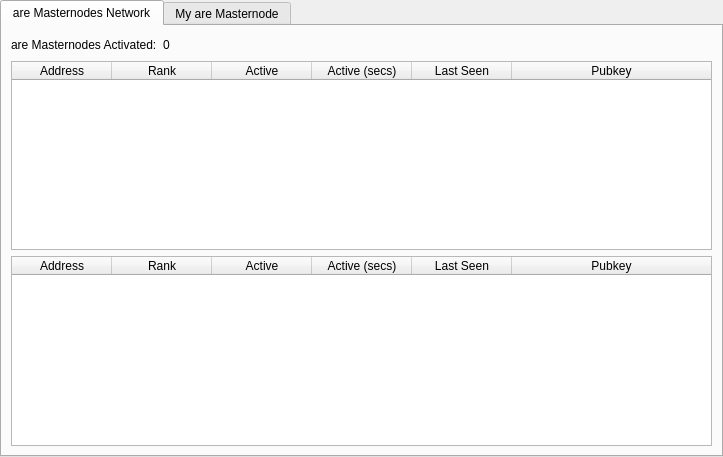
<?xml version="1.0" encoding="UTF-8"?>
<ui version="4.0">
 <class>MasternodeManager</class>
 <widget class="QWidget" name="MasternodeManager">
  <property name="geometry">
   <rect>
    <x>0</x>
    <y>0</y>
    <width>723</width>
    <height>457</height>
   </rect>
  </property>
  <property name="windowTitle">
   <string>Form</string>
  </property>
  <layout class="QVBoxLayout" name="topLayout">
   <property name="leftMargin">
    <number>0</number>
   </property>
   <property name="topMargin">
    <number>0</number>
   </property>
   <property name="rightMargin">
    <number>0</number>
   </property>
   <property name="bottomMargin">
    <number>0</number>
   </property>
   <item>
    <layout class="QVBoxLayout" name="verticalLayout">
     <property name="bottomMargin">
      <number>0</number>
     </property>
     <item>
      <widget class="QTabWidget" name="tabWidget">
       <property name="currentIndex">
        <number>0</number>
       </property>
       <widget class="QWidget" name="tab">
        <attribute name="title">
         <string>are Masternodes Network</string>
        </attribute>
        <layout class="QGridLayout" name="gridLayout">
         <item row="1" column="0">
          <widget class="QTableWidget" name="tableWidget">
           <property name="editTriggers">
            <set>QAbstractItemView::NoEditTriggers</set>
           </property>
           <property name="alternatingRowColors">
            <bool>true</bool>
           </property>
           <property name="selectionBehavior">
            <enum>QAbstractItemView::SelectRows</enum>
           </property>
           <attribute name="horizontalHeaderStretchLastSection">
            <bool>true</bool>
           </attribute>
           <column>
            <property name="text">
             <string>Address</string>
            </property>
           </column>
           <column>
            <property name="text">
             <string>Rank</string>
            </property>
           </column>
           <column>
            <property name="text">
             <string>Active</string>
            </property>
           </column>
           <column>
            <property name="text">
             <string>Active (secs)</string>
            </property>
           </column>
           <column>
            <property name="text">
             <string>Last Seen</string>
            </property>
           </column>
           <column>
            <property name="text">
             <string>Pubkey</string>
            </property>
           </column>
          </widget>
         </item>
          <item row="2" column="0">
          <widget class="QTableWidget" name="tableWidget_3">
           <property name="editTriggers">
            <set>QAbstractItemView::NoEditTriggers</set>
           </property>
           <property name="alternatingRowColors">
            <bool>true</bool>
           </property>
           <property name="selectionBehavior">
            <enum>QAbstractItemView::SelectRows</enum>
           </property>
           <property name="sortingEnabled">
            <bool>true</bool>
           </property>
           <attribute name="horizontalHeaderStretchLastSection">
            <bool>true</bool>
           </attribute>
           <column>
            <property name="text">
             <string>Address</string>
            </property>
           </column>
           <column>
            <property name="text">
             <string>Rank</string>
            </property>
           </column>
           <column>
            <property name="text">
             <string>Active</string>
            </property>
           </column>
           <column>
            <property name="text">
             <string>Active (secs)</string>
            </property>
           </column>
           <column>
            <property name="text">
             <string>Last Seen</string>
            </property>
           </column>
           <column>
            <property name="text">
             <string>Pubkey</string>
            </property>
           </column>
          </widget>
         </item>
         <item row="0" column="0">
          <layout class="QHBoxLayout" name="horizontalLayout_3">
           <property name="bottomMargin">
            <number>0</number>
           </property>
           <item>
            <widget class="QLabel" name="label_2">
             <property name="text">
              <string>are Masternodes Activated:</string>
             </property>
            </widget>
           </item>
           <item>
            <widget class="QLabel" name="countLabel">
             <property name="text">
              <string>0</string>
             </property>
            </widget>
           </item>
           <item>
            <spacer name="horizontalSpacer_3">
             <property name="orientation">
              <enum>Qt::Horizontal</enum>
             </property>
             <property name="sizeHint" stdset="0">
              <size>
               <width>40</width>
               <height>20</height>
              </size>
             </property>
            </spacer>
           </item>
          </layout>
         </item>
        </layout>
       </widget>
       <widget class="QWidget" name="tab_2">
        <attribute name="title">
         <string>My are Masternode</string>
        </attribute>
        <layout class="QGridLayout" name="gridLayout_2">
         <item row="0" column="0">
          <layout class="QVBoxLayout" name="verticalLayout_2">
           <property name="bottomMargin">
            <number>0</number>
           </property>
           <item>
            <layout class="QHBoxLayout" name="horizontalLayout">
             <item>
              <widget class="QPushButton" name="createButton">
               <property name="text">
                <string>&amp;Create...</string>
               </property>
              </widget>
             </item>
             <item>
              <widget class="QPushButton" name="copyAddressButton">
               <property name="text">
                <string>Copy &amp;Address</string>
               </property>
              </widget>
             </item>
             <item>
              <spacer name="horizontalSpacer">
               <property name="orientation">
                <enum>Qt::Horizontal</enum>
               </property>
               <property name="sizeHint" stdset="0">
                <size>
                 <width>40</width>
                 <height>20</height>
                </size>
               </property>
              </spacer>
             </item>
            </layout>
           </item>
           <item>
            <widget class="QTableWidget" name="tableWidget_2">
             <property name="editTriggers">
              <set>QAbstractItemView::NoEditTriggers</set>
             </property>
             <property name="alternatingRowColors">
              <bool>true</bool>
             </property>
             <property name="selectionMode">
              <enum>QAbstractItemView::SingleSelection</enum>
             </property>
             <property name="selectionBehavior">
              <enum>QAbstractItemView::SelectRows</enum>
             </property>
             <attribute name="horizontalHeaderStretchLastSection">
              <bool>true</bool>
             </attribute>
             <column>
              <property name="text">
               <string>Alias</string>
              </property>
             </column>
             <column>
              <property name="text">
               <string>IP/Onion</string>
              </property>
             </column>
             <column>
              <property name="text">
               <string>Status</string>
              </property>
             </column>
             <column>
              <property name="text">
               <string>Collateral Address</string>
              </property>
             </column>
            </widget>
           </item>
           <item>
            <layout class="QHBoxLayout" name="horizontalLayout_2">
             <property name="bottomMargin">
              <number>0</number>
             </property>
             <item>
              <widget class="QPushButton" name="editButton">
               <property name="text">
                <string>&amp;Edit</string>
               </property>
              </widget>
             </item>
             <item>
              <widget class="QPushButton" name="getConfigButton">
               <property name="text">
                <string>&amp;Get Config</string>
               </property>
              </widget>
             </item>
             <item>
              <widget class="QPushButton" name="removeButton">
               <property name="text">
                <string>&amp;Remove</string>
               </property>
              </widget>
             </item>
             <item>
              <spacer name="horizontalSpacer_2">
               <property name="orientation">
                <enum>Qt::Horizontal</enum>
               </property>
               <property name="sizeHint" stdset="0">
                <size>
                 <width>40</width>
                 <height>20</height>
                </size>
               </property>
              </spacer>
             </item>
            </layout>
           </item>
           <item>
            <layout class="QHBoxLayout" name="horizontalLayout_4">
             <property name="bottomMargin">
              <number>0</number>
             </property>
             <item>
              <widget class="QPushButton" name="startButton">
               <property name="text">
                <string>&amp;Start</string>
               </property>
              </widget>
             </item>
             <item>
              <widget class="QPushButton" name="stopButton">
               <property name="text">
                <string>Sto&amp;p</string>
               </property>
              </widget>
             </item>
             <item>
              <spacer name="horizontalSpacer_4">
               <property name="orientation">
                <enum>Qt::Horizontal</enum>
               </property>
               <property name="sizeHint" stdset="0">
                <size>
                 <width>40</width>
                 <height>20</height>
                </size>
               </property>
              </spacer>
             </item>
            </layout>
           </item>
           <item>
            <layout class="QHBoxLayout" name="horizontalLayout_5">
             <property name="bottomMargin">
              <number>0</number>
             </property>
             <item>
              <widget class="QPushButton" name="startAllButton">
               <property name="text">
                <string>S&amp;tart All</string>
               </property>
              </widget>
             </item>
             <item>
              <widget class="QPushButton" name="stopAllButton">
               <property name="text">
                <string>St&amp;op All</string>
               </property>
              </widget>
             </item>
             <item>
              <spacer name="horizontalSpacer_5">
               <property name="orientation">
                <enum>Qt::Horizontal</enum>
               </property>
               <property name="sizeHint" stdset="0">
                <size>
                 <width>40</width>
                 <height>20</height>
                </size>
               </property>
              </spacer>
             </item>
            </layout>
           </item>
          </layout>
         </item>
        </layout>
       </widget>
      </widget>
     </item>
    </layout>
   </item>
  </layout>
 </widget>
 <resources/>
 <connections/>
</ui>
